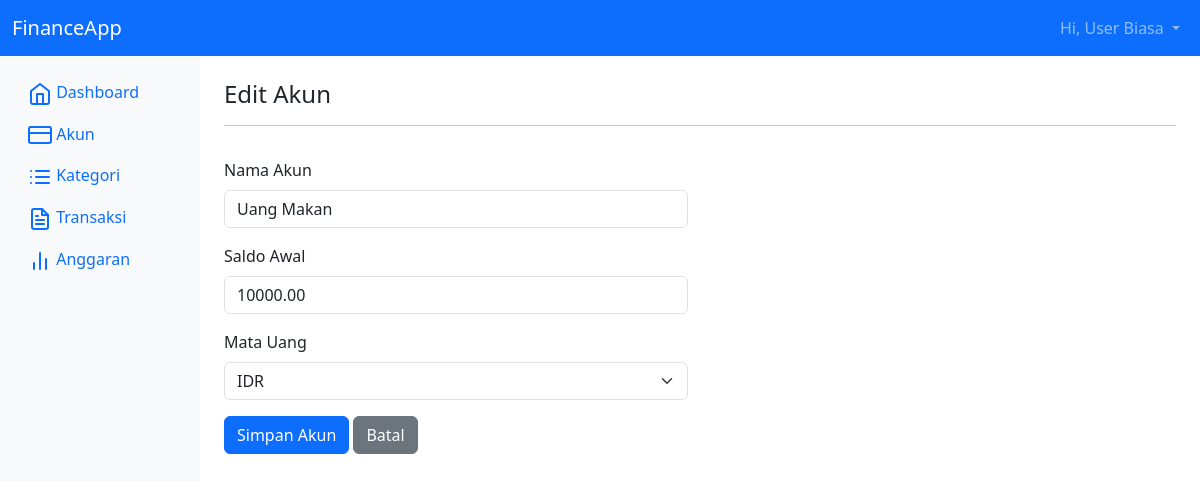
The app's page /account_form.php?id=9 (signed in) with its own data.
### tables this page shows
CREATE TABLE `accounts` (
  `id` int NOT NULL,
  `user_id` int NOT NULL,
  `name` varchar(100) NOT NULL,
  `initial_balance` decimal(15,2) NOT NULL DEFAULT '0.00',
  `currency` varchar(10) NOT NULL DEFAULT 'IDR',
  `created_at` timestamp NULL DEFAULT CURRENT_TIMESTAMP
);

### account_form.php (the view, shortened to what this page needs)
<?php
require_once 'includes/koneksi.php';
require_once 'includes/header.php';
require_once 'includes/sidebar.php';
$uid = $_SESSION['user_id'];
$editMode = false;
$name = '';
$initial_balance = '';
$currency = 'IDR';
if (isset($_GET['id'])) {
    $editMode = true;
    $id = (int) $_GET['id'];
    $stmt = $pdo->prepare("SELECT * FROM accounts WHERE id = :id AND user_id = :u LIMIT 1");
    $stmt->execute(['id' => $id, 'u' => $uid]);
    $acc = $stmt->fetch();
    $name = $acc['name'];
    $initial_balance = $acc['initial_balance'];
    $currency = $acc['currency'];
}
?>
<main class="col-md-9 ms-sm-auto col-lg-10 px-md-4 pt-4">
  <div class="row mb-3">
    <div class="col">
      <h4><?= $editMode ? 'Edit Akun' : 'Form Akun Baru' ?></h4>
      <hr />
    </div>
  </div>
  <div class="row">
    <div class="col-lg-6">
      <form id="accountForm" action="" method="post" novalidate>
        <div class="mb-3">
          <label for="name" class="form-label">Nama Akun</label>
          <input
            type="text"
            id="name"
            name="name"
            class="form-control"
            placeholder="Misal: Kas Harian"
            value="<?= htmlspecialchars($name) ?>"
            required
          />
        </div>
        <div class="mb-3">
          <label for="initial_balance" class="form-label">Saldo Awal</label>
          <input
            type="number"
            id="initial_balance"
            name="initial_balance"
            class="form-control"
            placeholder="Masukkan saldo awal"
            step="0.01"
            value="<?= htmlspecialchars($initial_balance) ?>"
            required
            min="0"
          />
        </div>
        <div class="mb-3">
          <label for="currency" class="form-label">Mata Uang</label>
          <select id="currency" name="currency" class="form-select" required>
            <option value="IDR" <?= ($currency === 'IDR') ? 'selected' : '' ?>>IDR</option>
          </select>
        </div>
        <button type="submit" class="btn btn-primary">Simpan Akun</button>
        <a href="accounts_list.php" class="btn btn-secondary">Batal</a>
      </form>
    </div>
  </div>
</main>
<?php require_once 'includes/footer.php'; ?>

### records on screen
accounts: name "Uang Makan", initial_balance "10000.00", currency "IDR"

### other values on screen
$full_name "User Biasa"
